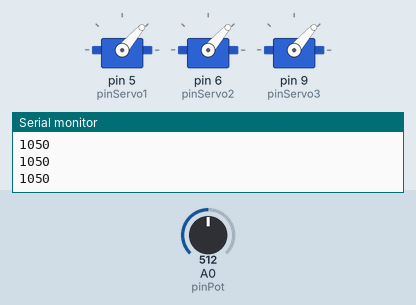
Simulated run of this sketch. Board: Arduino Uno, built with avr-gcc and run on an emulated ATmega328P. On the bench: 3 × servo, the last lines printed to the serial monitor. Inputs (shaded band) come from the test bench; at power-on: A0 (pinPot) = 512.

Above: at 5.2 s.
5.3 s: A0 (pinPot) set to 716
At 6.5 s:
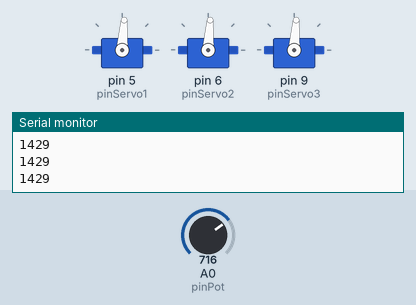
6.8 s: A0 (pinPot) set to 900
At 7.5 s:
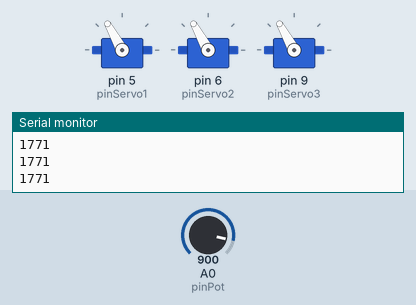
8.3 s: A0 (pinPot) set to 1023
At 9.5 s:
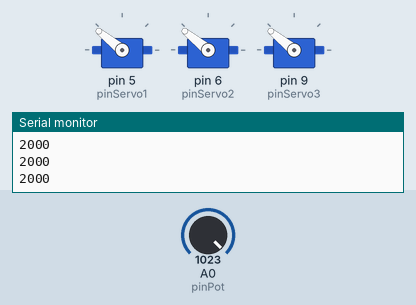
9.8 s: A0 (pinPot) set to 511
At 10.1 s:
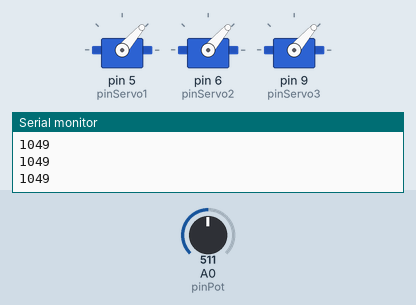
11.3 s: A0 (pinPot) set to 306
At 12.3 s:
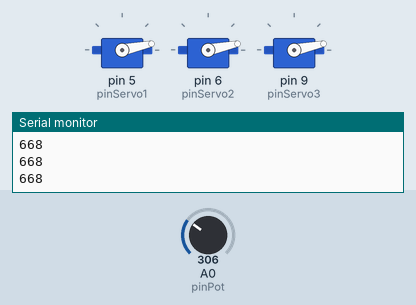
Timing chart, 0 to 13.8 s (numbered marks = the images above; inputs shaded):
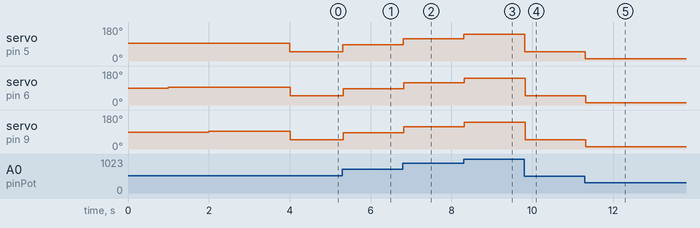

The sketch:

prueba_pot_servo_micro.ino
```cpp
#include <Servo.h>

int pinPot=A0;
int valorPot=0;
int pinServo3=9;
int pinServo2=6;
int pinServo1=5;
int valormap=0;
Servo servo1;
Servo servo2;
Servo servo3;

void setup() {
Serial.begin(9600);
servo1.attach(pinServo1);
servo2.attach(pinServo2);
servo3.attach(pinServo3);
servo1.writeMicroseconds(1500);
delay(1000);
servo2.writeMicroseconds(1500);
delay(1000);
servo3.writeMicroseconds(1500);
delay(2000);
}

void loop() {
  // put your main code here, to run repeatedly:
valorPot=analogRead(pinPot);
valormap=map(valorPot,0,1023,100,2000);
Serial.println(valormap);
servo1.writeMicroseconds(valormap);
delay(5);
servo2.writeMicroseconds(valormap);
delay(5);
servo3.writeMicroseconds(valormap);
delay(5);
}
```

Measured:
- after the input at 5.3 s, servo on pin 5 (pinServo1), servo on pin 6 (pinServo2), servo on pin 9 (pinServo3): 49° → 86° at once
- after the input at 6.8 s, servo on pin 5 (pinServo1), servo on pin 6 (pinServo2), servo on pin 9 (pinServo3): 86° → 119° at once
- after the input at 8.3 s, servo on pin 5 (pinServo1), servo on pin 6 (pinServo2), servo on pin 9 (pinServo3): 119° → 141° at once
- after the input at 9.8 s, servo on pin 5 (pinServo1), servo on pin 6 (pinServo2), servo on pin 9 (pinServo3): 141° → 49° at once
- after the input at 11.3 s, servo on pin 5 (pinServo1), servo on pin 6 (pinServo2), servo on pin 9 (pinServo3): 49° → 12° at once
